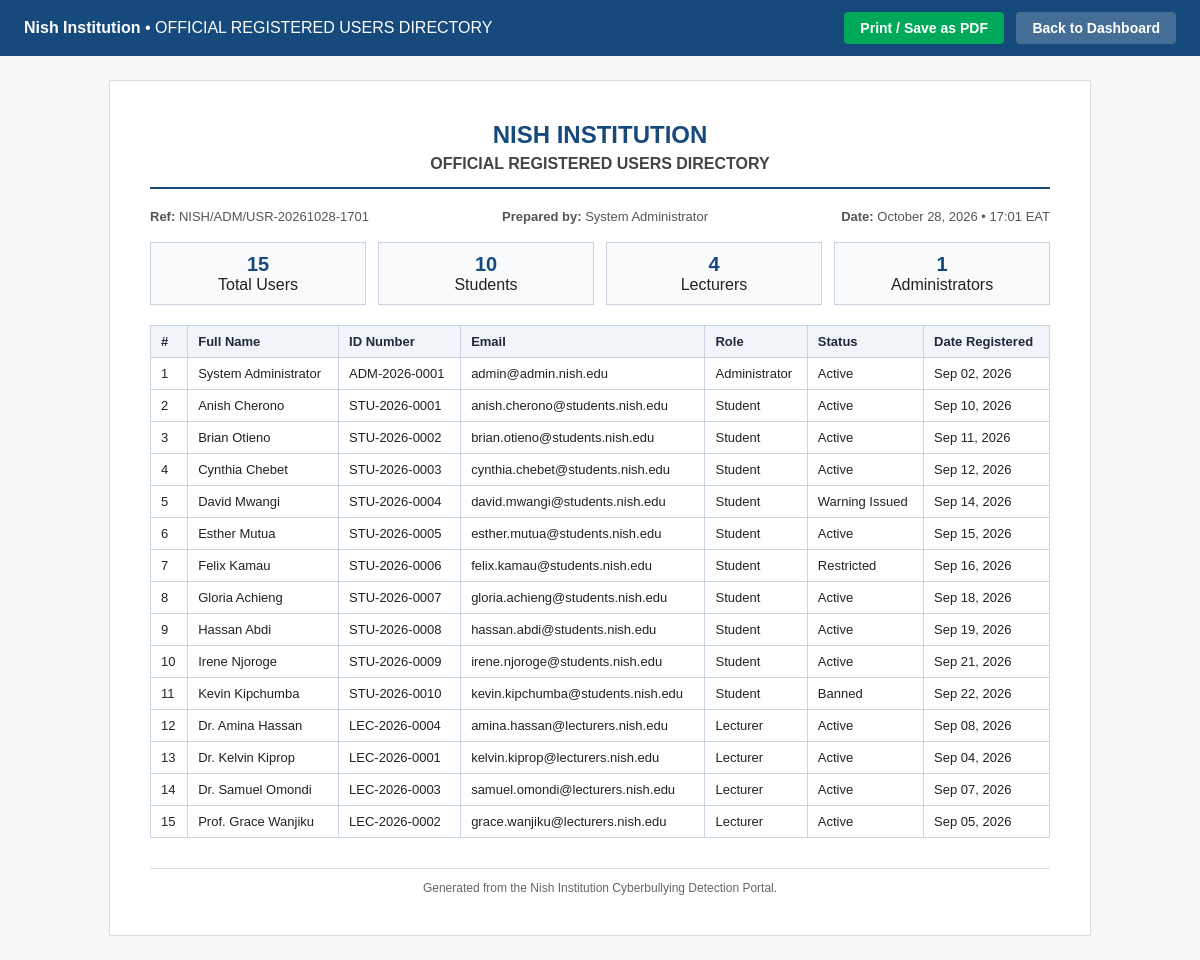
The page /users/print (signed in) on the database its author committed.
### tables this page shows
CREATE TABLE Users (
                user_id INTEGER PRIMARY KEY AUTOINCREMENT,
                full_name VARCHAR(200) NOT NULL,
                institution_id VARCHAR(100) NULL,
                email VARCHAR(255) NOT NULL UNIQUE,
                username VARCHAR(255) NOT NULL UNIQUE,
                password VARCHAR(255) NOT NULL,
                role VARCHAR(50) NOT NULL,
                status VARCHAR(30) NOT NULL DEFAULT 'active',
                date_created TIMESTAMP DEFAULT CURRENT_TIMESTAMP
            );

### routes/admin.py (the view)
@admin_bp.route("/admin/users/print")
@admin_bp.route("/users/print")
def print_all_users():
    if not session.get("admin_logged_in"):
        return _admin_login_redirect()
    from datetime import datetime
    with database_cursor() as (_, cursor):
        cursor.execute(
            """
            SELECT full_name, institution_id, email, role, status, date_created
            FROM Users
            ORDER BY role ASC, full_name ASC
            """
        )
        rows = cursor.fetchall()
    role_names = {"student": "Student", "teacher": "Lecturer", "lecturer": "Lecturer",
                  "administrator": "Administrator", "admin": "Administrator"}
    status_names = {
        "active": "Active",
        "temporarily_restricted": "Restricted",
        "banned": "Banned",
        "warning_issued": "Warning Issued",
    }
    users = []
    counts = {"Student": 0, "Lecturer": 0, "Administrator": 0}
    for idx, row in enumerate(rows, start=1):
        role = role_names.get((row[3] or "").strip().lower(), (row[3] or "Unknown").capitalize())
        counts[role] = counts.get(role, 0) + 1
        status = (row[4] or "active").strip().lower()
        users.append({
            "index": idx,
            "full_name": row[0],
            "institution_id": row[1] or "Not provided",
            "email": row[2] or "Not provided",
            "role": role,
            "status": status_names.get(status, status.capitalize()),
            "date_registered": row[5].strftime("%b %d, %Y") if hasattr(row[5], "strftime") else str(row[5] or "N/A")[:10],
        })
    now = datetime.now()
    summary = {
        "total_users": len(users),
        "students": counts.get("Student", 0),
        "lecturers": counts.get("Lecturer", 0),
        "admins": counts.get("Administrator", 0),
    }
    return render_template(
        "printable_users.html",
        report_title="OFFICIAL REGISTERED USERS DIRECTORY",
        report_reference=f"NISH/ADM/USR-{now.strftime('%Y%m%d-%H%M')}",
        generated_at=now.strftime("%B %d, %Y \u2022 %H:%M EAT"),
        user_name=session.get("admin_name", "System Administrator"),
        user_role="Institutional Administrator",
        summary=summary,
        users=users,
        back_url=url_for("admin.admin_dashboard"),
    )

### extensions.py (called while the page is built)
def configure_app(app):
    app.secret_key = os.getenv("FLASK_SECRET_KEY", "nish-institution-secret-key")
    @app.context_processor
    def csrf_context():
        return {"csrf_token": lambda: ""}

def get_connection():
    conn = sqlite3.connect(
        DB_PATH,
        check_same_thread=False,
        detect_types=sqlite3.PARSE_DECLTYPES | sqlite3.PARSE_COLNAMES,
    )
    conn.execute("PRAGMA foreign_keys = ON")
    return conn

@contextmanager
def database_cursor(commit=False):
    connection = get_connection()
    cursor = connection.cursor()
    try:
        yield connection, cursor
        if commit:
            connection.commit()
    except Exception:
        connection.rollback()
        raise
    finally:
        close_database(connection, cursor)

def close_database(connection, cursor):
    if cursor is not None:
        cursor.close()
    if connection is not None:
        connection.close()

### templates/printable_users.html (shortened to what this page needs)
<!DOCTYPE html>
<html lang="en">
<head>
</head>
<body>
    <div class="toolbar">
        <div><strong>Nish Institution</strong> &bull; {{ report_title }}</div>
        <div>
            <button type="button" class="btn" onclick="window.print();">Print / Save as PDF</button>
            <a href="{{ back_url or '/admin' }}" class="btn btn-back">Back to Dashboard</a>
        </div>
    </div>
    <div class="page">
        <div class="header">
            <h1>NISH INSTITUTION</h1>
            <h2>{{ report_title }}</h2>
        </div>
        <div class="meta">
            <div><strong>Ref:</strong> {{ report_reference }}</div>
            <div><strong>Prepared by:</strong> {{ user_name }}</div>
            <div><strong>Date:</strong> {{ generated_at | safe }}</div>
        </div>
        <div class="summary">
            <div class="summary-box">
                <strong>{{ summary.total_users }}</strong>
                <span>Total Users</span>
            </div>
            <div class="summary-box">
                <strong>{{ summary.students }}</strong>
                <span>Students</span>
            </div>
            <div class="summary-box">
                <strong>{{ summary.lecturers }}</strong>
                <span>Lecturers</span>
            </div>
            <div class="summary-box">
                <strong>{{ summary.admins }}</strong>
                <span>Administrators</span>
            </div>
        </div>
        {% if users %}
        <table>
            <thead>
                <tr>
                    <th>#</th>
                    <th>Full Name</th>
                    <th>ID Number</th>
                    <th>Email</th>
                    <th>Role</th>
                    <th>Status</th>
                    <th>Date Registered</th>
                </tr>
            </thead>
            <tbody>
                {% for user in users %}
                <tr>
                    <td>{{ user.index }}</td>
                    <td>{{ user.full_name }}</td>
                    <td>{{ user.institution_id }}</td>
                    <td>{{ user.email }}</td>
                    <td>{{ user.role }}</td>
                    <td>{{ user.status }}</td>
                    <td>{{ user.date_registered }}</td>
                </tr>
                {% endfor %}
            </tbody>
        </table>
        {% else %}
        <p>No registered users found.</p>
        {% endif %}
        <div class="footer">
            Generated from the Nish Institution Cyberbullying Detection Portal.
        </div>
    </div>
</body>
</html>

### templates/printable_users.html (style rules this page uses)
body { margin: 0; font-family: Arial, sans-serif; color: #222; background: #f4f6f8; }
.toolbar { background: #174A7C; color: #fff; padding: 12px 24px; display: flex; justify-content: space-between; align-items: center; }
.btn { background: #00A859; color: #fff; border: none; padding: 8px 16px; border-radius: 4px; font-weight: bold; cursor: pointer; text-decoration: none; font-size: 14px; }
.btn-back { background: rgba(255, 255, 255, 0.2); margin-left: 8px; }
.page { max-width: 900px; margin: 24px auto; background: #fff; padding: 40px; border: 1px solid #ddd; }
.header { text-align: center; border-bottom: 2px solid #174A7C; padding-bottom: 14px; margin-bottom: 20px; }
.header h1 { margin: 0; color: #174A7C; font-size: 24px; }
.header h2 { margin: 6px 0 0; font-size: 16px; color: #444; }
.meta { display: flex; justify-content: space-between; font-size: 13px; color: #555; margin-bottom: 18px; }
.summary { display: flex; gap: 12px; margin-bottom: 20px; }
.summary-box { flex: 1; background: #f8fafc; border: 1px solid #cbd5e1; padding: 10px; text-align: center; }
.summary-box strong { display: block; font-size: 20px; color: #174A7C; }
table { width: 100%; border-collapse: collapse; font-size: 13px; }
th, td { border: 1px solid #cbd5e1; padding: 8px 10px; text-align: left; }
th { background: #f1f5f9; color: #1e293b; }
.footer { margin-top: 30px; font-size: 12px; color: #666; text-align: center; border-top: 1px solid #ddd; padding-top: 12px; }

### rows shown on the page
Users: full_name "System Administrator", index "1", institution_id "ADM-2026-0001", email "admin@admin.nish.edu", role "Administrator", status "Active", date_registered "Sep 02, 2026"
Users: index "2", full_name "Anish Cherono", institution_id "STU-2026-0001", email "anish.cherono@students.nish.edu", role "Student", status "Active", date_registered "Sep 10, 2026"
Users: index "3", full_name "Brian Otieno", institution_id "STU-2026-0002", email "brian.otieno@students.nish.edu", role "Student", status "Active", date_registered "Sep 11, 2026"
Users: index "4", full_name "Cynthia Chebet", institution_id "STU-2026-0003", email "cynthia.chebet@students.nish.edu", role "Student", status "Active", date_registered "Sep 12, 2026"
Users: index "5", full_name "David Mwangi", institution_id "STU-2026-0004", email "david.mwangi@students.nish.edu", role "Student", status "Warning Issued", date_registered "Sep 14, 2026"
Users: index "6", full_name "Esther Mutua", institution_id "STU-2026-0005", email "esther.mutua@students.nish.edu", role "Student", status "Active", date_registered "Sep 15, 2026"
Users: index "7", full_name "Felix Kamau", institution_id "STU-2026-0006", email "felix.kamau@students.nish.edu", role "Student", status "Restricted", date_registered "Sep 16, 2026"
Users: index "8", full_name "Gloria Achieng", institution_id "STU-2026-0007", email "gloria.achieng@students.nish.edu", role "Student", status "Active", date_registered "Sep 18, 2026"
Users: index "9", full_name "Hassan Abdi", institution_id "STU-2026-0008", email "hassan.abdi@students.nish.edu", role "Student", status "Active", date_registered "Sep 19, 2026"
Users: index "10", full_name "Irene Njoroge", institution_id "STU-2026-0009", email "irene.njoroge@students.nish.edu", role "Student", status "Active", date_registered "Sep 21, 2026"
Users: index "11", full_name "Kevin Kipchumba", institution_id "STU-2026-0010", email "kevin.kipchumba@students.nish.edu", role "Student", status "Banned", date_registered "Sep 22, 2026"
Users: index "12", full_name "Dr. Amina Hassan", institution_id "LEC-2026-0004", email "amina.hassan@lecturers.nish.edu", role "Lecturer", status "Active", date_registered "Sep 08, 2026"
Users: index "13", full_name "Dr. Kelvin Kiprop", institution_id "LEC-2026-0001", email "kelvin.kiprop@lecturers.nish.edu", role "Lecturer", status "Active", date_registered "Sep 04, 2026"
Users: index "14", full_name "Dr. Samuel Omondi", institution_id "LEC-2026-0003", email "samuel.omondi@lecturers.nish.edu", role "Lecturer", status "Active", date_registered "Sep 07, 2026"
Users: index "15", full_name "Prof. Grace Wanjiku", institution_id "LEC-2026-0002", email "grace.wanjiku@lecturers.nish.edu", role "Lecturer", status "Active", date_registered "Sep 05, 2026"

### other values the page prints
{{ report_title }} "OFFICIAL REGISTERED USERS DIRECTORY"
{{ summary.total_users }} "15"
{{ summary.students }} "10"
{{ summary.lecturers }} "4"
{{ summary.admins }} "1"
